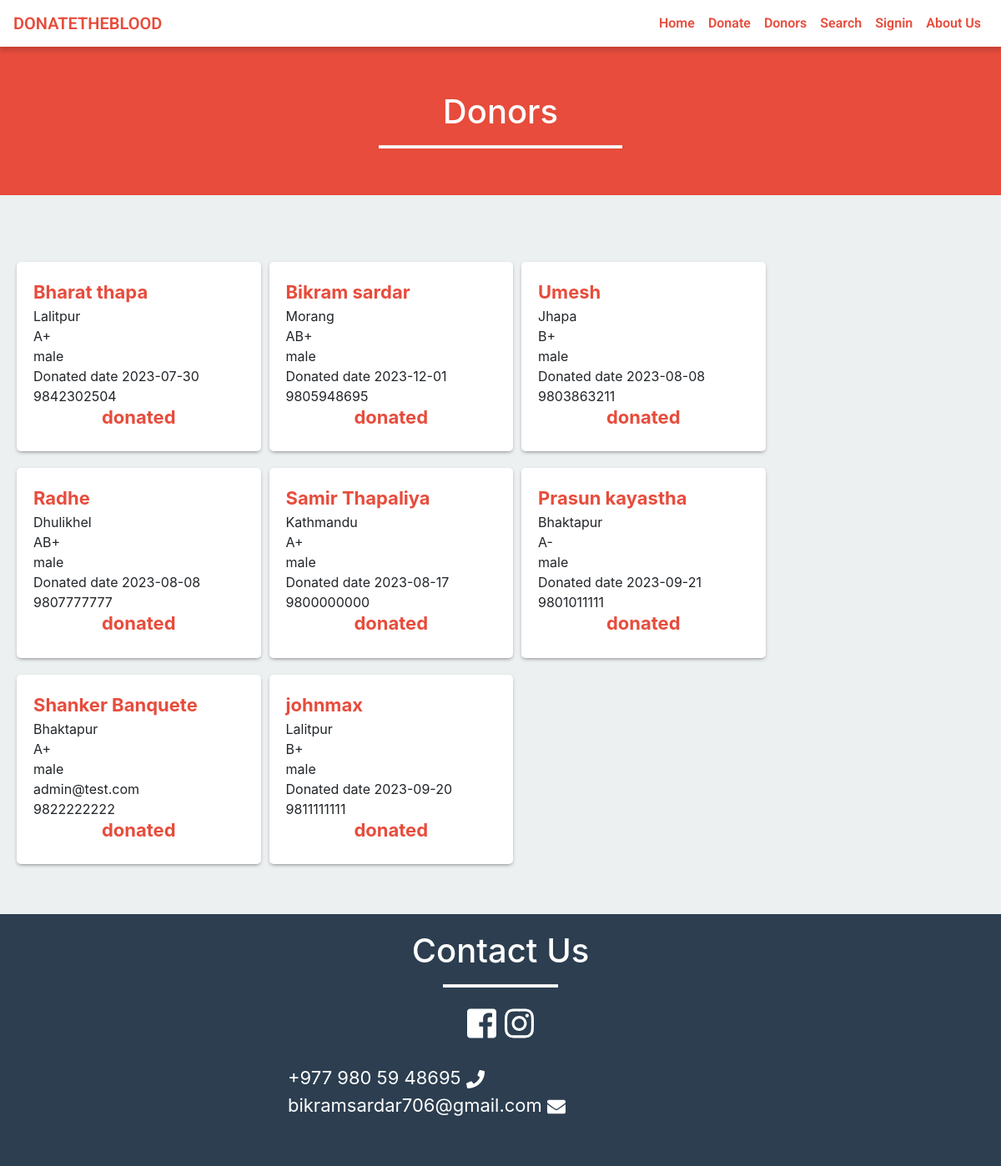
The page /donor.php on the database its author committed.
### tables this page shows
CREATE TABLE `donor` (
  `id` int(11) NOT NULL,
  `name` varchar(50) NOT NULL,
  `gender` varchar(10) NOT NULL,
  `email` varchar(50) NOT NULL,
  `city` varchar(50) NOT NULL,
  `dob` varchar(20) NOT NULL,
  `contact_no` varchar(16) NOT NULL,
  `save_life_date` varchar(20) NOT NULL,
  `password` varchar(100) NOT NULL,
  `blood_group` varchar(10) NOT NULL,
  `type` enum('user','admin','doctor') NOT NULL,
  `status` enum('donated','pending','Not donated') NOT NULL
);

### donor.php (the view, shortened to what this page needs)
<?php
include('include/header.php');
?>
<div class="container-fluid red-background size">
	<div class="row">
		<div class="col-md-6 offset-md-3">
			<h1 class="text-center">Donors</h1>
			<hr class="white-bar">
		</div>
	</div>
</div>
<div class="container" style="padding: 60px 0;">
	<div class="row data">
		<?php
		$sql = "SELECT * FROM donor";
		$result = mysqli_query($connection, $sql);
		if (mysqli_num_rows($result) > 0) {
			while ($row = mysqli_fetch_assoc($result)) {
				if ($row['save_life_date'] == '0') {
					echo '<div class="col-md-3 col-sm-12 col-lg-3 donors_data">
					<span class="name">' . $row['name'] . '</span>
					<span>' . $row['city'] . '</span>
					<span>' . $row['blood_group'] . '</span>
					<span>' . $row['gender'] . '</span>
					<span>' . $row['email'] . '</span>
					<span>' . $row['contact_no'] . '</span>
					<h4 class="name text-center">' . $row['status'] . '</h4>
					</div>';
				} else {
					$start = date_create("");
					$end = date_create();
					$diff = date_diff($start, $end);
					$diffMonth = $diff->m;
					if ($diffMonth >= 3) {
						echo '<div class="col-md-3 col-sm-12 col-lg-3 donors_data">
										<span class="name">' . $row['name'] . '</span>
										<span>' . $row['city'] . '</span>
										<span>' . $row['blood_group'] . '</span>
										<span>' . $row['gender'] . '</span>
										<span>' . $row['email'] . '</span>
										<span>' . $row['contact_no'] . '</span>
										</div>';
					} else {
						echo '
					<div class="col-md-3 col-sm-12 col-lg-3 donors_data">
					<span class="name">' . $row['name'] . '</span>
					<span>' . $row['city'] . '</span>
					<span>' . $row['blood_group'] . '</span>
					<span>' . $row['gender'] . '</span>
					<span> Donated date ' . $row['save_life_date'] . '</span>
					<span>' . $row['contact_no'] . '</span>
					<h4 class="name text-center">' . $row['status'] . '</h4>
					</div>';
					}
				}
			}
		}
		?>
	</div>
</div>
<?php
include('include/footer.php');
?>

### css/styles.css (style rules this page uses)
body { background: #f1f4f7; padding-top: 50px; color: #5f6468; font-family: "Roboto", sans-serif; }
h1, h2, h3, h4, h5, h6 { color: #5f6468; }
h1 { font-weight: 300; font-size: 40px; }
h3, h4 { font-weight: 300; }

### css/custom.css (style rules this page uses)
body { background-color: #ecf0f1; width: 100%; overflow-x: hidden; }
.white-bar { height: 3px; width: 50%; color: white; background-color: white; }
.red-background { background-color: #e74c3c; min-height: 460px; height: auto; padding: 10px }

### donor.php (style rules this page uses)
.size { min-height: 0px; padding: 60px 0 40px 0; }
h1 { color: white; }
span { display: block; }
.name { color: #e74c3c; font-size: 22px; font-weight: 700; }
.donors_data { background-color: white; border-radius: 5px; margin: 20px 5px 0px 5px; -webkit-box-shadow: 0px 2px 5px -2px rgba(89, 89, 89, 0.95); -moz-box-shadow: 0px 2px 5px -2px rgba(89, 89, 89, 0.95); box-shadow: 0px 2px 5px -2px rgba(89, 89, 89, 0.95); padding: 20px; }

### rows shown on the page
donor: name "Bharat thapa", city "Lalitpur", blood_group "A+", gender "male", save_life_date "2023-07-30", contact_no "9842302504", status "donated"
donor: name "Bikram sardar", city "Morang", blood_group "AB+", gender "male", save_life_date "2023-12-01", contact_no "9805948695", status "donated"
donor: name "Umesh", city "Jhapa", blood_group "B+", gender "male", save_life_date "2023-08-08", contact_no "9803863211", status "donated"
donor: name "Radhe", city "Dhulikhel", blood_group "AB+", gender "male", save_life_date "2023-08-08", contact_no "9807777777", status "donated"
donor: name "Samir Thapaliya", city "Kathmandu", blood_group "A+", gender "male", save_life_date "2023-08-17", contact_no "9800000000", status "donated"
donor: name "Prasun kayastha", city "Bhaktapur", blood_group "A-", gender "male", save_life_date "2023-09-21", contact_no "9801011111", status "donated"
donor: name "Shanker Banquete", city "Bhaktapur", blood_group "A+", gender "male", email "admin@test.com", contact_no "9822222222", status "donated"
donor: name "johnmax", city "Lalitpur", blood_group "B+", gender "male", save_life_date "2023-09-20", contact_no "9811111111", status "donated"
